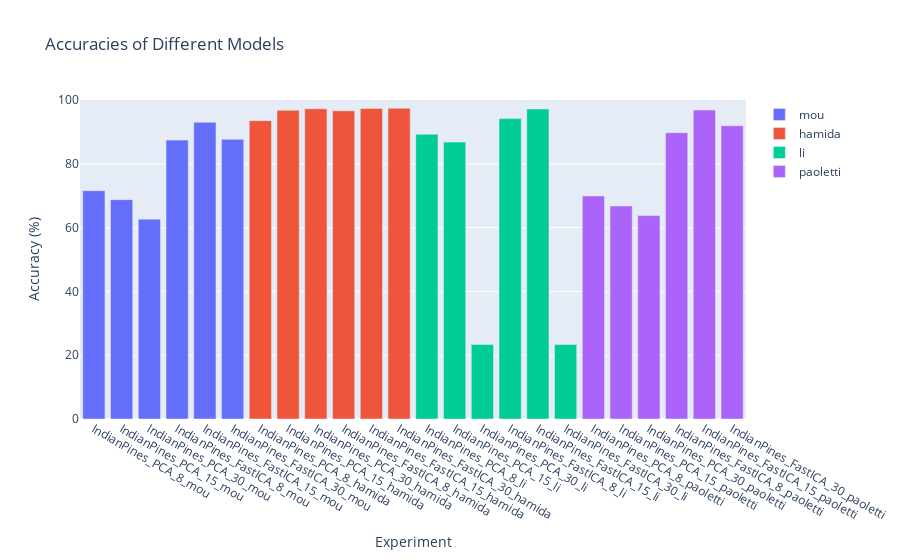

Write notebook code for a chart like this one.
### Code cell
# ds = 'Salinas'
n_comps = 30

plot_acc_by_model(df_results[(df_results['Dataset'] == ds) ])
                # & (df_results['N Components'] == n_comps)])

### Figure 1 — Plotly figure (JSON) as saved in the notebook; plotly's stock layout.template omitted (floating-point values rounded to 4 significant figures)
{"data": [{"marker": {"color": "#636EFA"}, "name": "mou", "type": "bar", "x": ["IndianPines_PCA_8_mou", "IndianPines_PCA_15_mou", "IndianPines_PCA_30_mou", "IndianPines_FastICA_8_mou", "IndianPines_FastICA_15_mou", "IndianPines_FastICA_30_mou"], "y": [71.57, 68.76, 62.64, 87.42, 93.01, 87.66]}, {"marker": {"color": "#EF553B"}, "name": "hamida", "type": "bar", "x": ["IndianPines_PCA_8_hamida", "IndianPines_PCA_15_hamida", "IndianPines_PCA_30_hamida", "IndianPines_FastICA_8_hamida", "IndianPines_FastICA_15_hamida", "IndianPines_FastICA_30_hamida"], "y": [93.53, 96.79, 97.26, 96.61, 97.35, 97.4]}, {"marker": {"color": "#00CC96"}, "name": "li", "type": "bar", "x": ["IndianPines_PCA_8_li", "IndianPines_PCA_15_li", "IndianPines_PCA_30_li", "IndianPines_FastICA_8_li", "IndianPines_FastICA_15_li", "IndianPines_FastICA_30_li"], "y": [89.28, 86.8, 23.35, 94.18, 97.2, 23.34]}, {"marker": {"color": "#AB63FA"}, "name": "paoletti", "type": "bar", "x": ["IndianPines_PCA_8_paoletti", "IndianPines_PCA_15_paoletti", "IndianPines_PCA_30_paoletti", "IndianPines_FastICA_8_paoletti", "IndianPines_FastICA_15_paoletti", "IndianPines_FastICA_30_paoletti"], "y": [69.92, 66.78, 63.77, 89.75, 96.85, 91.91]}], "layout": {"barmode": "group", "showlegend": true, "title": {"text": "Accuracies of Different Models"}, "xaxis": {"title": {"text": "Experiment"}}, "yaxis": {"range": [0, 100], "title": {"text": "Accuracy (%)"}}}}
